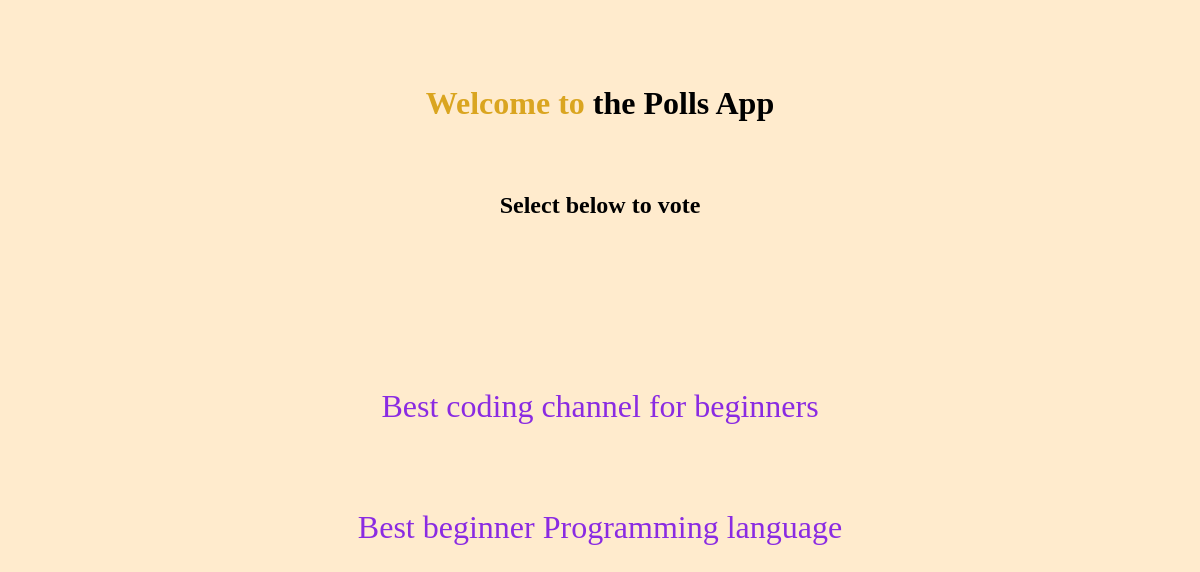
/polls/, run on an earlier commit of the app's database.
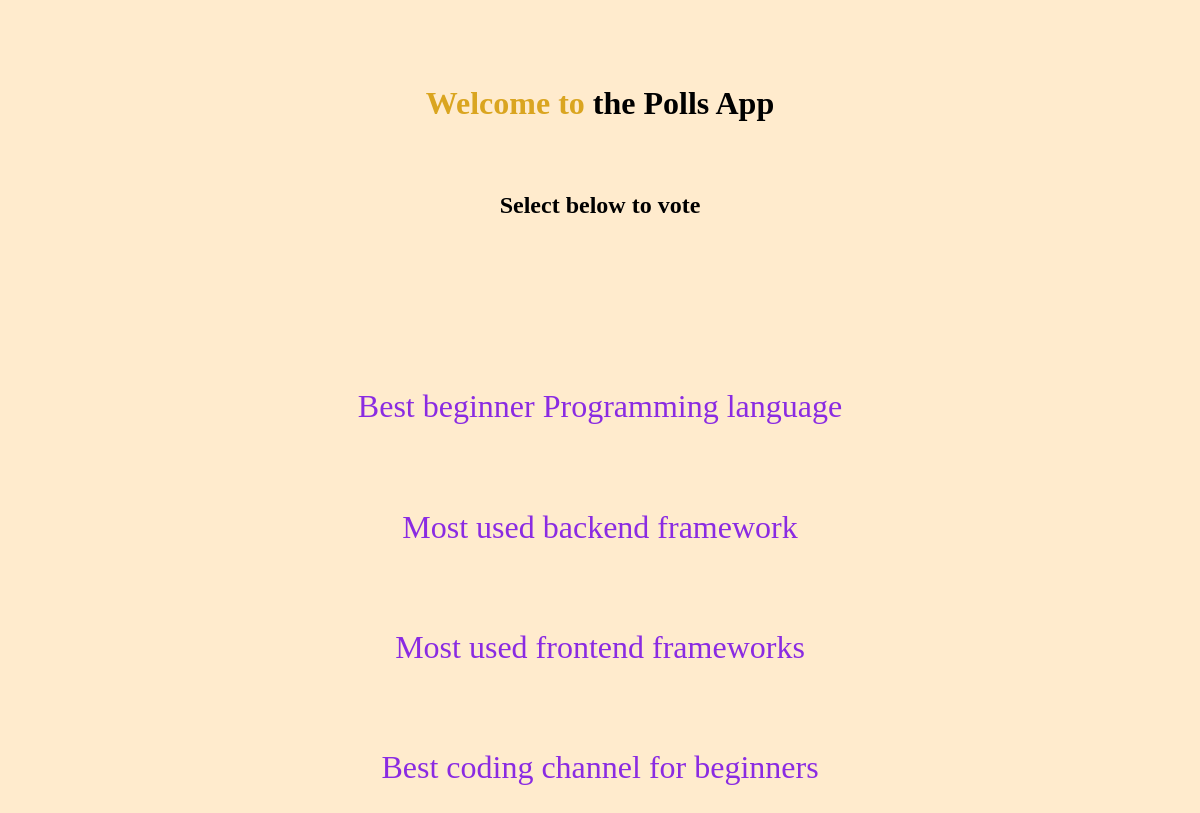
And on a later commit of the database.
### polls/models.py (models this page shows, shortened)
class Question(models.Model):
    question_text = models.CharField(max_length=200)
    pub_date = models.DateTimeField("date published")

### polls/views.py (the view)
# urls.py: path('', views.IndexView.as_view(), name='index'),
class IndexView(generic.ListView):
    template_name = 'polls/index.html'
    context_object_name = 'latest_question_list'
    def get_queryset(self):
        return Question.objects.filter(
            pub_date__lte=timezone.now()
        ).order_by('-pub_date')[:5]

### polls/templates/polls/index.html (shortened to what this page needs)
<!DOCTYPE html>
<html lang="en">
<head>
    {% load static %}
    <link rel="stylesheet" href="{% static 'polls/style.css'%}">
</head>
<body>
    <h1 style="text-align: center; padding-top: 2em;"> <span style="color: goldenrod;">Welcome to</span> the Polls App</h1>
    <h2 style="text-align: center; padding-top: 2em;"> Select below to vote</h2>
    {% if latest_question_list %}
    <ul style="text-align: center; font-size: xx-large; list-style-type: none;  padding: 3em;">
        {% for question in latest_question_list %}
        <li style="padding: 1.3em;"><a style="text-decoration: none;" href="{% url 'polls:detail' question.id %}">{{ question.question_text }}</a></li>
        {% endfor %}
    </ul>
    {% else %}
        <p>No polls are available</p>
    {% endif %}
</body>
</html>

### polls/static/polls/style.css (style rules this page uses)
li a { color: blueviolet; }
body { background-color: blanchedalmond; }

What changed in the data, as far as the page shows it:
changed Question "Best beginner Programming language": moves up the list
added Question: question_text "Most used backend framework"
added Question: question_text "Most used frontend frameworks"
